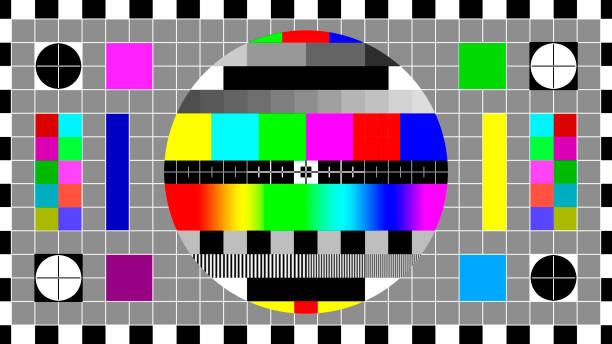
#> input picture examples/test2.jpg, 612 x 344 px
$ python -i image.py   (imports and definitions only)
#> lines starting #> are read from the running program, lines starting #| are printed output that depends on the picture; after the words box and inside, x2 and y2 are one past the last pixel; in counts of white or black regions, pixels touching at a corner belong together
#> further down, picture is the input picture: PIL image 612x344 RGB; mean R, G, B 130.8, 132.1, 131.2
from PIL import Image
from typing import Literal

Mode = Literal["fit", "fill", "stretch"]

# [60 lines left out: function transform_image, not called in this run]

def split_tricolor(img: Image.Image) -> tuple:
    """
    Split an image into the two 1-bit planes tri-color ("b"/"bc") panels expect:
    a black plane and a red/yellow plane. In each plane, 0 = drawn, 255 = blank,
    matching what the Waveshare drivers' getbuffer() expects.
    """
    # Quantize to the panel's nominal colors: black, white, red, yellow
    pal_image = Image.new("P", (1, 1))
    pal_image.putpalette((0, 0, 0, 255, 255, 255, 255, 0, 0, 255, 255, 0) + (0, 0, 0) * 252)
    quantized = img.convert("RGB").quantize(palette=pal_image)
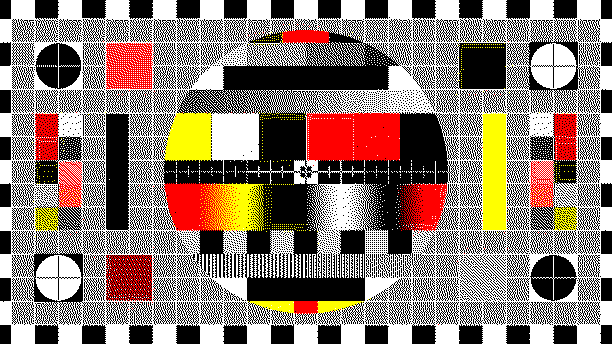
#> quantized: PIL image 612x344 P; mean R, G, B 140.9, 123.1, 112.9

    # Map palette indices to plane pixels (index 0 = black, 2/3 = red/yellow)
    data = quantized.tobytes()
    black_lut = bytes(0 if i == 0 else 255 for i in range(256))
    ry_lut = bytes(0 if i in (2, 3) else 255 for i in range(256))
    black = Image.frombytes("L", quantized.size, data.translate(black_lut)).convert("1")
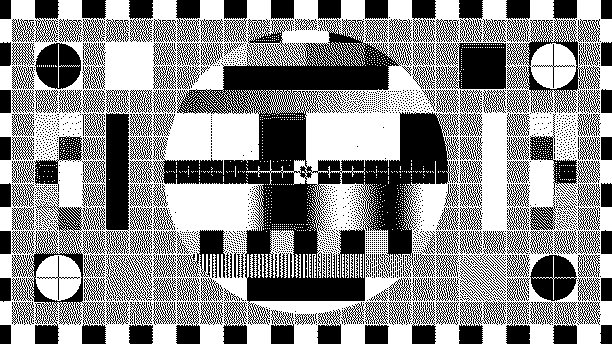
#> black: PIL image 612x344 1; 55.3% white; 1983 black regions (1804 under 20 px), largest, box (x1, y1, x2, y2) and area: (130, 0, 459, 325) 31506, (12, 193, 106, 344) 3640, (507, 0, 600, 113) 2703
    ry = Image.frombytes("L", quantized.size, data.translate(ry_lut)).convert("1")
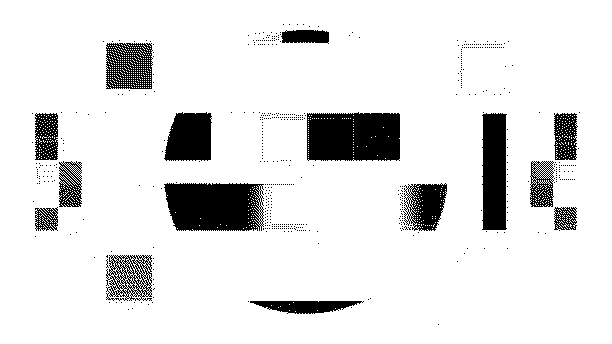
#> ry: PIL image 612x344 1; 89% white; 567 black regions (552 under 20 px), largest, box (x1, y1, x2, y2) and area: (307, 112, 400, 161) 4299, (164, 183, 264, 231) 4178, (482, 113, 507, 230) 2685
    return black, ry

# [31 lines left out: functions epd_supports_color, prepare_for_epd, not called in this run]

>>> from PIL import Image
>>> picture = Image.open('../../examples/test2.jpg')
>>> result = split_tricolor(picture)
